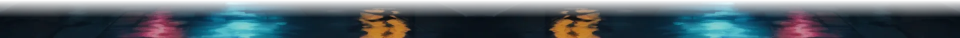
#> input picture saga-assets/web2d/bg/dungeon_neon_alley_near.webp, 1920 x 76 px (shown at 1/2 size)
$ python -i icon_pack.py   (imports and definitions only)
#> lines starting #> are read from the running program, lines starting #| are printed output that depends on the picture; after the words box and inside, x2 and y2 are one past the last pixel; in counts of white or black regions, pixels touching at a corner belong together
#> further down, picture is the input picture: PIL image 1920x76 RGBA; mean R, G, B, A 30.3, 47.4, 57.2, 196.2
"""아이템 아이콘 포장(K-0035 단계 2~3) — AI 가 흰 배경에 그린 알맹이를 투명하게 따고, 등급 틀(코드)과 합쳐 아이콘 세트를 만든다.

    py tools/ai-art/icon_pack.py <원본폴더> <출력폴더> [--spec tools/ai-art/data/icon_trial30.json] [--seg]
      --seg: u2net 분리 마스크를 겹쳐 흰 배경 위 그림자·받침 판까지 지우고, 떠 있는 작은 조각도 지운다(seg_mask.py, 10-07)
      원본폴더: gen.py 결과(<id>.png + <id>.license.json)   출력: content/<id>.png(알맹이 128px 투명) · frames/<등급>.png(틀 128px)
      icon/<id>_g<등급>.png(합성 128px) · icon64/<id>_g<등급>.png · sheet.jpg(확인용 한 장) · report.json(검사 결과)

규격(정본 = ICON_SPEC):
  - 마스터 128px, 64px 는 줄여서. 알맹이는 투명 PNG(128px, 가장자리 번짐 1px), 틀은 따로(게임은 틀 위에 알맹이를 얹는다 — 등급이 바뀌어도 알맹이는 한 장).
  - 알맹이는 상자의 84% 안에 들어가게(위쪽 여백 4%), 바닥에 부드러운 그림자(코드).
  - 등급 5: 0 보통(회색) · 1 마법(파랑) · 2 희귀(노랑) · 3 세트(초록) · 4 유니크(주황). 3 등급만 쓰는 판은 0·2·4 를 쓴다.
  - 틀: 둥근 사각형 바탕 그라데이션 + 안쪽 선 + 바깥 테두리, 3 이상은 모서리 장식, 4 는 바깥 빛.
검사: 알맹이가 차지하는 비율 8~85% · 가장자리에 흰 테 없음 · 투명 비율 ≥ 15%. 실패한 것은 report.json 에 이유와 함께 남는다.
의존: Pillow·numpy(시스템 파이썬).
"""
import json
import os
import sys

import numpy as np
from PIL import Image, ImageChops, ImageDraw, ImageFilter, ImageFont

S = 128
GRADES = {
    0: {'name': '보통', 'edge': (150, 156, 164), 'glow': None, 'bg': ((44, 46, 52), (26, 28, 33))},
    1: {'name': '마법', 'edge': (84, 140, 235), 'glow': None, 'bg': ((38, 54, 92), (20, 28, 54))},
    2: {'name': '희귀', 'edge': (232, 190, 70), 'glow': None, 'bg': ((84, 68, 30), (44, 34, 14))},
    3: {'name': '세트', 'edge': (90, 200, 120), 'glow': (90, 200, 120), 'bg': ((30, 78, 48), (14, 40, 24))},
    4: {'name': '유니크', 'edge': (238, 128, 48), 'glow': (255, 150, 60), 'bg': ((96, 52, 22), (50, 24, 10))},
}


def matte(im, tol=26, seg=False):
    """흰 배경 제거 — 가장자리에서 시작해 배경색과 비슷한 이어진 영역을 지운다(안쪽 흰 부분은 남김). 가장자리는 1px 부드럽게."""
#> called with tol = 26, seg = False
    im = im.convert('RGB')
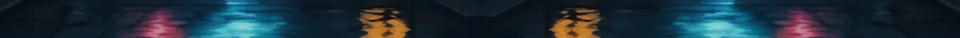
#> im: PIL image 1920x76 RGB (shown at 1/2 size); mean R, G, B 30.3, 47.4, 57.2
    a = np.asarray(im).astype(np.int16)
    h, w = a.shape[:2]
#> h = 76; w = 1920
    bg = np.median(np.concatenate([a[:6].reshape(-1, 3), a[-6:].reshape(-1, 3), a[:, :6].reshape(-1, 3), a[:, -6:].reshape(-1, 3)]), axis=0)
#> bg = [15, 30, 41]
    dist = np.abs(a - bg).max(axis=2)
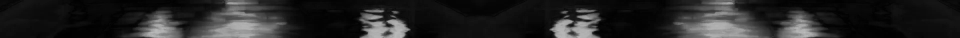
#> dist: shape (76, 1920) float64 (shown at 1/2 size); min 1, max 188, mean 36.9
    cand = dist <= tol
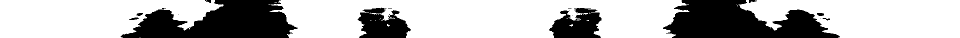
#> cand: shape (76, 1920) bool (shown at 1/2 size); 69.9% white; 20 black regions (10 under 20 px), largest, box (x1, y1, x2, y2) and area: (241, 0, 596, 76) 17359, (1326, 0, 1680, 76) 17350, (715, 15, 822, 76) 4429
    seen = np.zeros((h, w), bool)
    stack = [(0, 0), (0, w - 1), (h - 1, 0), (h - 1, w - 1)] + [(0, x) for x in range(0, w, 1)] + [(h - 1, x) for x in range(0, w, 1)] \
        + [(y, 0) for y in range(0, h, 1)] + [(y, w - 1) for y in range(0, h, 1)]
    while stack:
        y, x = stack.pop()
        if y < 0 or x < 0 or y >= h or x >= w or seen[y, x] or not cand[y, x]:
            continue
        seen[y, x] = True
        stack += [(y + 1, x), (y - 1, x), (y, x + 1), (y, x - 1)]
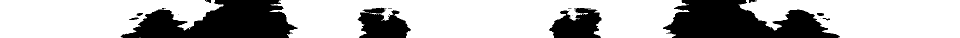
#> seen: shape (76, 1920) bool (shown at 1/2 size); 69.8% white; 20 black regions (10 under 20 px), largest, box (x1, y1, x2, y2) and area: (241, 0, 596, 76) 17367, (1326, 0, 1680, 76) 17354, (715, 15, 822, 76) 4474
#> after the loop, stack = []
    alpha = np.where(seen, 0, 255).astype(np.uint8)
    if seg:
        from seg_mask import object_mask
        obj = Image.fromarray((object_mask(im) > 0.5).astype(np.uint8) * 255)
        k = max(3, (min(w, h) // 120) | 1)                # 가장자리 1% 정도 넉넉히(가는 끈·깃털 끝을 안 자르게)
        obj = np.asarray(obj.filter(ImageFilter.MaxFilter(k))) > 0
        alpha = np.where(obj, alpha, 0).astype(np.uint8)
        alpha = drop_islands(alpha)
    # 작은 구멍 메우기 + 가장자리 번짐
    al = Image.fromarray(alpha).filter(ImageFilter.MedianFilter(5)).filter(ImageFilter.GaussianBlur(1.0))
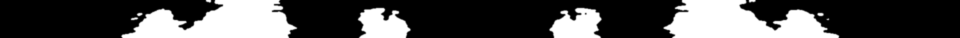
#> al: PIL image 1920x76 L (shown at 1/2 size); min 0, max 255, mean 76.9
    out = im.convert('RGBA')
    out.putalpha(al)
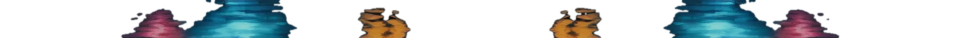
#> out: PIL image 1920x76 RGBA (shown at 1/2 size); mean R, G, B, A 30.3, 47.4, 57.2, 76.9; transparent parts drawn white
    return out


# [187 lines left out: functions drop_islands, fit_content, frame, shadow, glyph_content, dye_content and 2 more, not called in this run]


# [2 lines not run here, left out]

>>> from PIL import Image
>>> picture = Image.open('../../saga-assets/web2d/bg/dungeon_neon_alley_near.webp')
>>> result = matte(picture)

$ run again, on saga-assets/web2d/bg/realm_central_city_near.webp
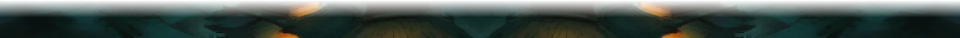
#> input picture saga-assets/web2d/bg/realm_central_city_near.webp, 1920 x 76 px (shown at 1/2 size)
#> picture is the input picture: PIL image 1920x76 RGBA; mean R, G, B, A 25.9, 40.2, 33.2, 196.2
#> bg = [21, 39, 32]
#> cand: shape (76, 1920) bool; 87.4% white; 53 black regions (27 under 20 px), largest, box (x1, y1, x2, y2) and area: (1184, 0, 1361, 41) 2923, (554, 0, 667, 40) 2451, (726, 54, 850, 76) 1777
#> after the loop in matte, `while stack:`:
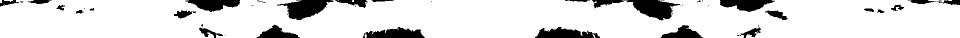
#> seen: shape (76, 1920) bool (shown at 1/2 size); 87.3% white; 53 black regions (27 under 20 px), largest, box (x1, y1, x2, y2) and area: (1184, 0, 1361, 41) 2954, (554, 0, 667, 40) 2461, (726, 54, 850, 76) 1782
#> after the loop in matte, `while stack:`: stack = []
#> in matte, `out.putalpha(al)`:
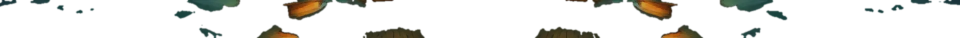
#> out: PIL image 1920x76 RGBA (shown at 1/2 size); mean R, G, B, A 25.9, 40.2, 33.2, 31.7; transparent parts drawn white
